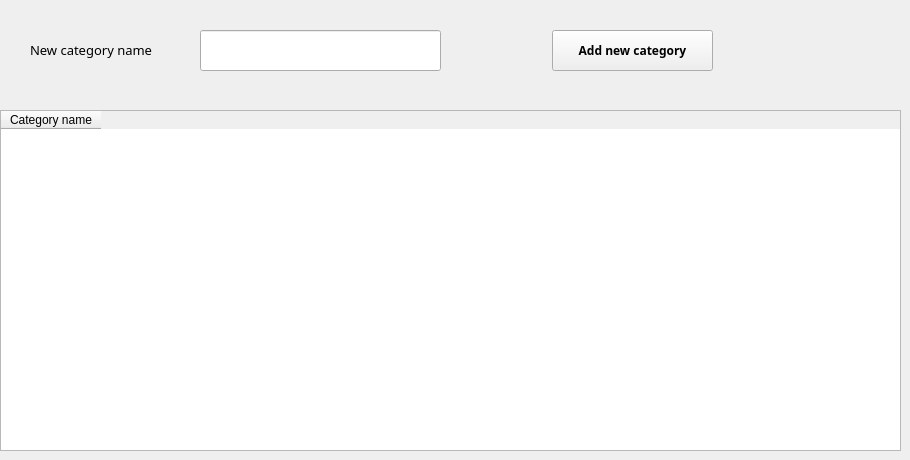
      <widget class="QWidget" name="tab_7">
       <attribute name="title">
        <string>Category</string>
       </attribute>
       <widget class="QLineEdit" name="lineEdit_19">
        <property name="geometry">
         <rect>
          <x>200</x>
          <y>30</y>
          <width>241</width>
          <height>41</height>
         </rect>
        </property>
       </widget>
       <widget class="QLabel" name="label_2">
        <property name="geometry">
         <rect>
          <x>30</x>
          <y>40</y>
          <width>161</width>
          <height>20</height>
         </rect>
        </property>
        <property name="font">
         <font>
          <family>Noto Sans Armenian</family>
          <pointsize>10</pointsize>
         </font>
        </property>
        <property name="text">
         <string>New category name</string>
        </property>
       </widget>
       <widget class="QPushButton" name="pushButton_15">
        <property name="geometry">
         <rect>
          <x>552</x>
          <y>30</y>
          <width>161</width>
          <height>41</height>
         </rect>
        </property>
        <property name="font">
         <font>
          <family>Noto Sans Armenian</family>
          <pointsize>9</pointsize>
          <weight>75</weight>
          <bold>true</bold>
         </font>
        </property>
        <property name="text">
         <string>Add new category</string>
        </property>
       </widget>
       <widget class="QTableWidget" name="tableWidget_3">
        <property name="geometry">
         <rect>
          <x>0</x>
          <y>110</y>
          <width>901</width>
          <height>341</height>
         </rect>
        </property>
        <column>
         <property name="text">
          <string>Category name</string>
         </property>
        </column>
       </widget>
      </widget>
